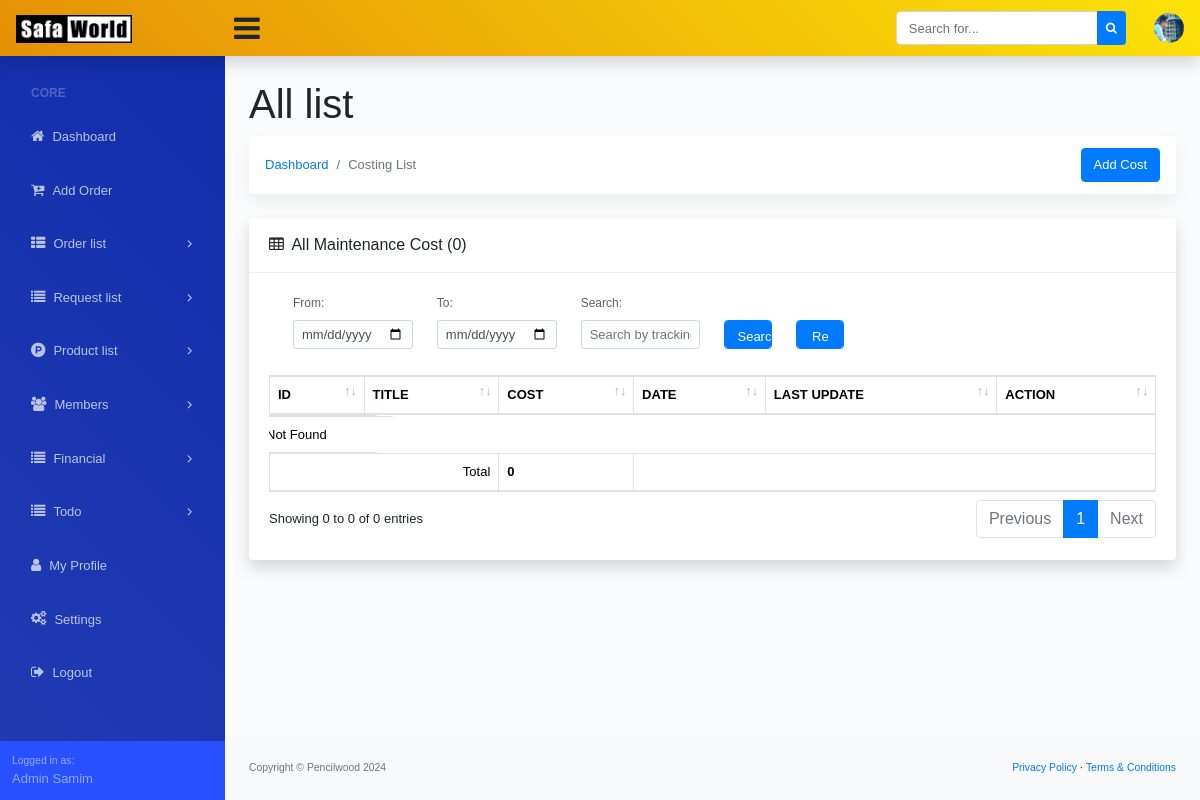
The page /maintenance-cost/ (signed in) on the database as committed earlier.
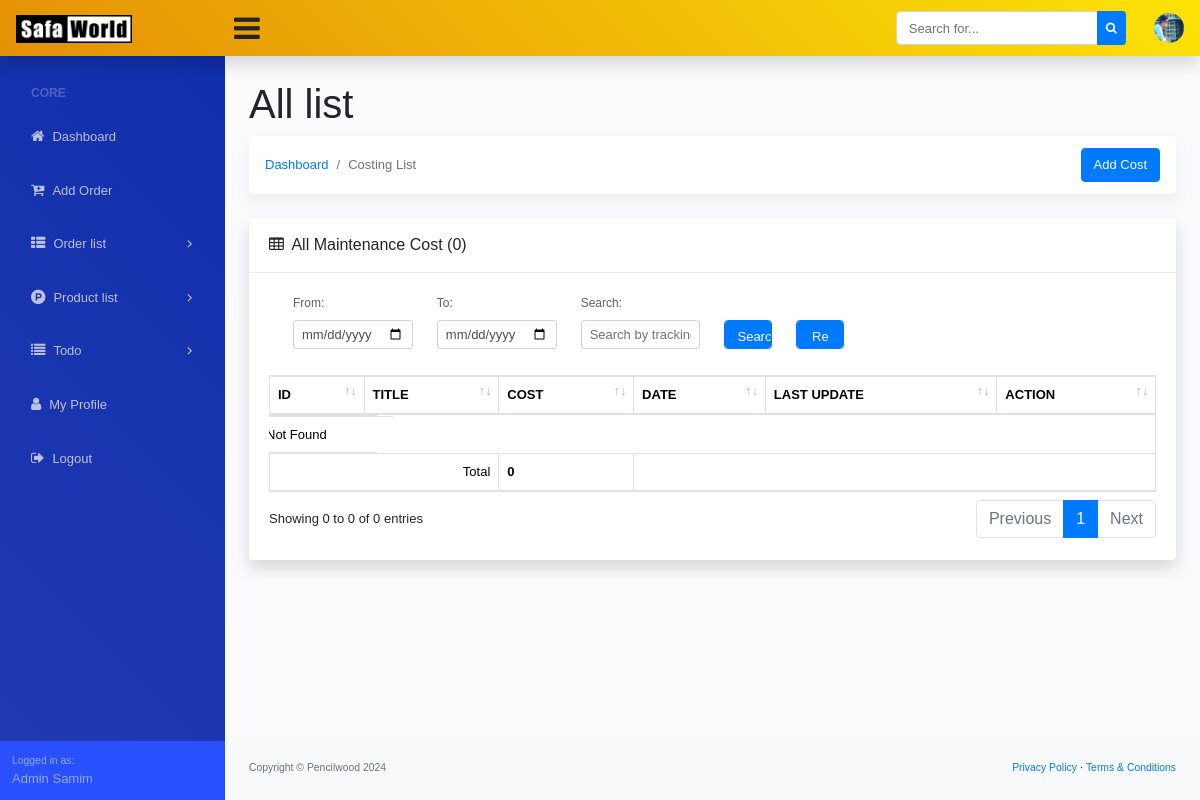
The same page on the database as committed later.
### dashboard/views.py (the view, shortened to what this page needs)
# urls.py: path('maintenance-cost/', MaintenanceCostListView.as_view(), name='maintenance_cost_list'),
class MaintenanceCostListView(LoginRequiredMixin, ListView):
    model = Maintenance_Cost
    template_name = 'finance_section/maintenance_cost_list.html'
    context_object_name = 'costs'
    paginate_by = 10
    ordering = ['-id']
    def get_queryset(self):
        queryset = super().get_queryset()
        start_date = self.request.GET.get('start_date')
        end_date = self.request.GET.get('end_date')
        search_query = self.request.GET.get('search')
        today_costs = self.request.GET.get('today_costs')
        if today_costs:
            today = timezone.now().date()
            queryset = queryset.filter(create_date__date=today)
            return queryset
        if start_date:
            start_date = parse_date(start_date)
            queryset = queryset.filter(create_date__gte=start_date)
        if end_date:
            end_date = parse_date(end_date)
            queryset = queryset.filter(create_date__lte=end_date)
        return queryset
    def get_context_data(self, **kwargs):
        context = super().get_context_data(**kwargs)
        context['form'] = MaintenanceCostForm()
        total_cost = self.get_queryset().aggregate(Sum('cost'))['cost__sum'] or 0
        context['total_cost'] = total_cost
        return context

### dashboard/forms.py
class MaintenanceCostForm(forms.ModelForm):
    title = forms.CharField(max_length=500, widget=forms.TextInput(attrs={
        'class': 'form-control', 'id': 'inputTitle', 'placeholder': 'Enter Cost Title',
    }))
    cost = forms.DecimalField(max_digits=15, decimal_places=2, widget=forms.NumberInput(attrs={
        'class': 'form-control', 'id': 'inputCost', 'placeholder': 'Enter Cost Amount',
    }))
    note = forms.CharField(required=False, widget=forms.Textarea(attrs={
        'class': 'form-control', 'id': 'inputNote', 'placeholder': 'Enter Note (if any)', 'rows': 3
    }))
    class Meta:
        model = Maintenance_Cost
        fields = ['title', 'cost', 'note']

### dashboard/context_processor.py (called while the page is built)
def website_settings(request):
    website_setting = Site_Settings.objects.all().first()
    return {'website_setting': website_setting}

### templates/finance_section/maintenance_cost_list.html (shortened to what the changed rows need)
{% extends '../base.html' %}
{% block dashboard_body %}
<main>
    <div class="container-fluid">
        {% if request.GET.today_orders %}
        <h1>Today's Maintenance Cost</h1>
        {% else %}
        <h1 class="mt-4">All list</h1>
        {% endif %}
        <div class="row">
            <div class="col-xl-12">
                <div class="card mb-4">
                    <div class="card-body">
                        <div class="table-responsive">
                            <div id="dataTable_wrapper" class="dataTables_wrapper dt-bootstrap4 no-footer">
                                <div class="row">
                                    <div class="col-sm-12">
                                        <table class="table table-bordered dataTable no-footer" id="dataTable"
                                            width="100%" cellspacing="0" role="grid" aria-describedby="dataTable_info"
                                            style="width: 100%;">
                                            <thead>
                                                <tr class="text-uppercase" role="row">
                                                    <th class="sorting" tabindex="0" aria-controls="dataTable"
                                                        rowspan="1" colspan="1"
                                                        aria-label="ID: activate to sort column ascending"
                                                        style="width: fixed;">ID</th>
                                                    <th class="sorting" tabindex="0" aria-controls="dataTable"
                                                        rowspan="1" colspan="1"
                                                        aria-label="Title: activate to sort column ascending" ">Title</th>
                                                    <th class=" sorting" tabindex="0" aria-controls="dataTable"
                                                        rowspan="1" colspan="1"
                                                        aria-label="Cost: activate to sort column ascending" ">Cost</th>
                                                    <th class=" sorting" tabindex="0" aria-controls="dataTable"
                                                        rowspan="1" colspan="1"
                                                        aria-label="Date: activate to sort column ascending" ">Date</th>
                                                    <th class=" sorting" tabindex="0" aria-controls="dataTable"
                                                        rowspan="1" colspan="1"
                                                        aria-label="Last Update: activate to sort column ascending">
                                                        Last Update</th>
                                                    <th class="sorting" tabindex="0" aria-controls="dataTable"
                                                        rowspan="1" colspan="1"
                                                        aria-label="Action: activate to sort column ascending">Action
                                                    </th>
                                                </tr>
                                            </thead>
                                        </table>
                                    </div>
                                </div>
                            </div>
                        </div>
                    </div>
                </div>
            </div>
        </div>
    </div>
</main>
{% endblock dashboard_body %}

### templates/side_navbar.html (shortened to what this page needs)
{% url 'dashboard' as admin_dashboard_url %}
<nav class="sb-sidenav accordion sb-sidenav-dark" id="sidenavAccordion">
    <div class="sb-sidenav-menu">
        <div class="nav">
            <div class="sb-sidenav-menu-heading">Core</div>
            <a class="nav-link Active" href="{{admin_dashboard_url}}">
                <div class="sb-nav-link-icon"><i class="fa fa-home"></i></div>
                Dashboard
            </a>
            <a class="nav-link Active" href="{% url 'add_new_order' %}">
                <div class="sb-nav-link-icon"><i class="fa fa-cart-plus"></i></div>
                Add Order
            </a>
            <a class="nav-link collapsed" href="#" data-toggle="collapse" data-target="#collapseOrder"
                aria-expanded="false" aria-controls="collapseOrder">
                <div class="sb-nav-link-icon"><i class="fa fa-th-list"></i></div>
                Order list
                <div class="sb-sidenav-collapse-arrow"><i class="fa fa-angle-down"></i></div>
            </a>
            {% if request.user.user_type != 'Factory Staff' %}
            <a class="nav-link collapsed" href="#" data-toggle="collapse" data-target="#collapseRequest"
                aria-expanded="false" aria-controls="collapseRequest">
                <div class="sb-nav-link-icon"><i class="fa fa-list"></i></div>
                Request list
                <div class="sb-sidenav-collapse-arrow"><i class="fa fa-angle-down"></i></div>
            </a>
            {% endif %}
            <a class="nav-link collapsed" href="#" data-toggle="collapse" data-target="#collapseProduct"
                aria-expanded="false" aria-controls="collapseProduct">
                <div class="sb-nav-link-icon"><i class="fa fa-product-hunt"></i></div>
                Product list
                <div class="sb-sidenav-collapse-arrow"><i class="fa fa-angle-down"></i></div>
            </a>
            {% if request.user.user_type == 'Admin' %}
            <a class="nav-link collapsed" href="#" data-toggle="collapse" data-target="#collapseMembers"
                aria-expanded="false" aria-controls="collapseMembers">
                <div class="sb-nav-link-icon"><i class="fa fa-users"></i></div>
                Members
                <div class="sb-sidenav-collapse-arrow"><i class="fa fa-angle-down"></i></div>
            </a>
            {% endif %}
            {% if request.user.user_type != 'Factory Staff' %}
            <a class="nav-link collapsed" href="#" data-toggle="collapse" data-target="#collapseFinancial"
                aria-expanded="false" aria-controls="collapseRequest">
                <div class="sb-nav-link-icon"><i class="fa fa-list"></i></div>
                Financial
                <div class="sb-sidenav-collapse-arrow"><i class="fa fa-angle-down"></i></div>
            </a>
            {% endif %}
            <a class="nav-link collapsed" href="#" data-toggle="collapse" data-target="#collapseTodo"
                aria-expanded="false" aria-controls="collapseRequest">
                <div class="sb-nav-link-icon"><i class="fa fa-list"></i></div>
                Todo
                <div class="sb-sidenav-collapse-arrow"><i class="fa fa-angle-down"></i></div>
            </a>
            <a class="nav-link Active" href="{% url 'my_profile' %}">
                <div class="sb-nav-link-icon"><i class="fa fa-user"></i></div>
                My Profile
            </a>
            {% if request.user.user_type == 'Admin' %}
            <a class="nav-link Active" href="{% url 'settings' %}">
                <div class="sb-nav-link-icon"><i class="fa fa-gears"></i></div>
                Settings
            </a>
            {% endif %}
            <a class="nav-link" href="{% url 'logout' %}">
                <div class="sb-nav-link-icon"><i class="fa fa-sign-out"></i></div>
                Logout
            </a>
        </div>
    </div>
    <div class="sb-sidenav-footer">
        <div class="small">Logged in as:</div>
        {{request.user.first_name}} {{request.user.last_name}}
    </div>
</nav>

Rows that differ between the two databases and show on the page:
changed Custom_User "Admin": user_type "Admin" → "Factory Staff" (drawn)
Other text that changed with them:
text no longer shown: "Request list Members Financial Settings"
